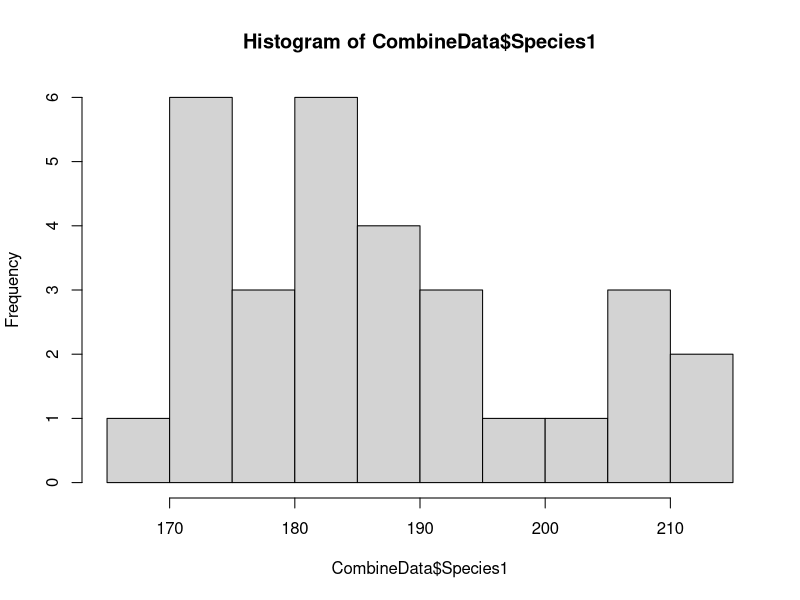
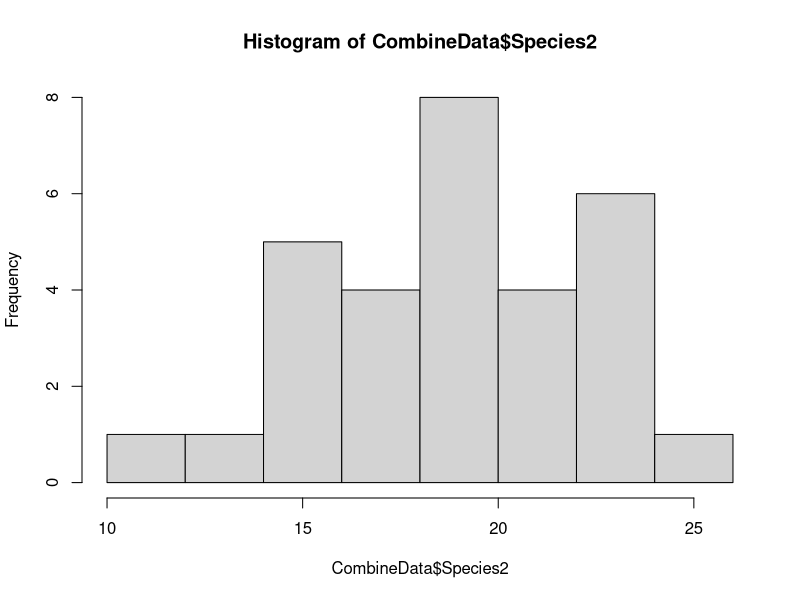
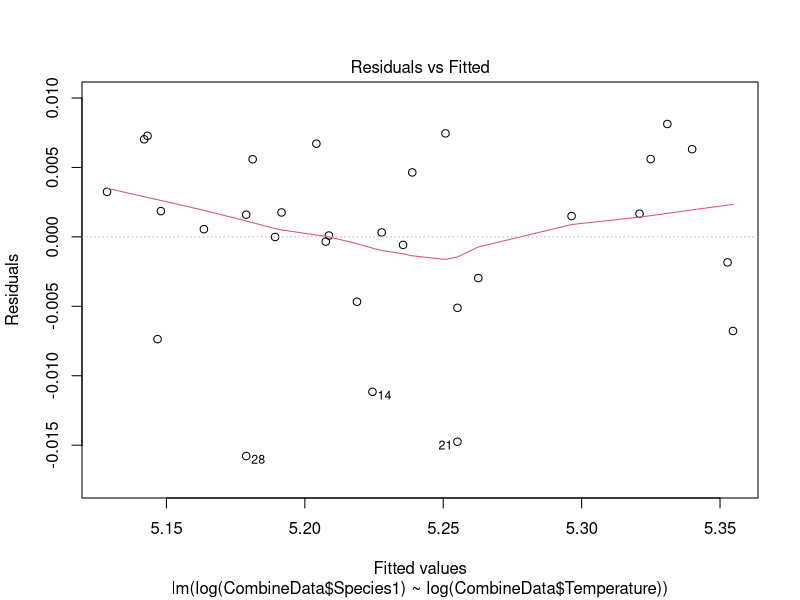
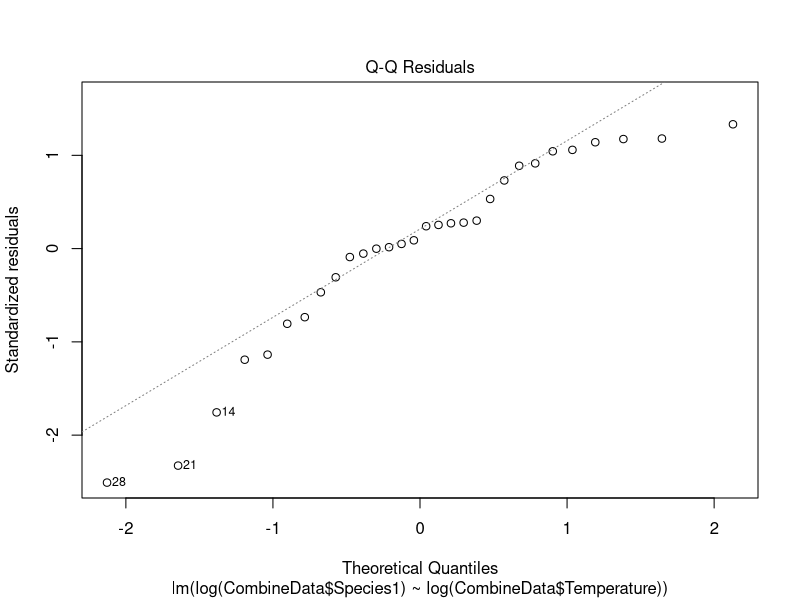
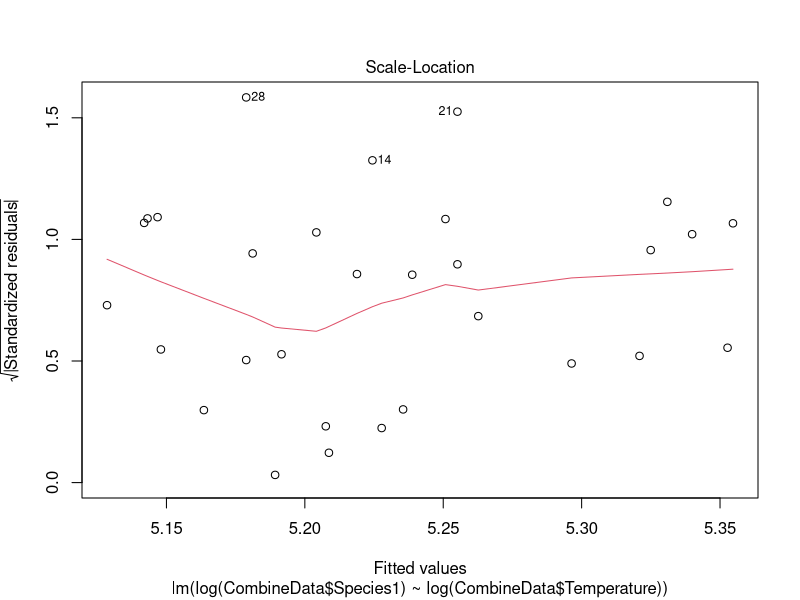
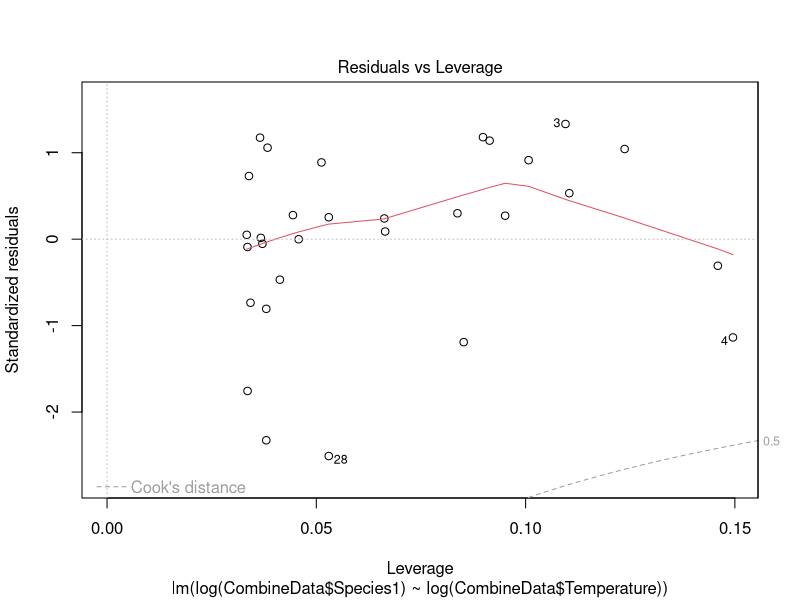
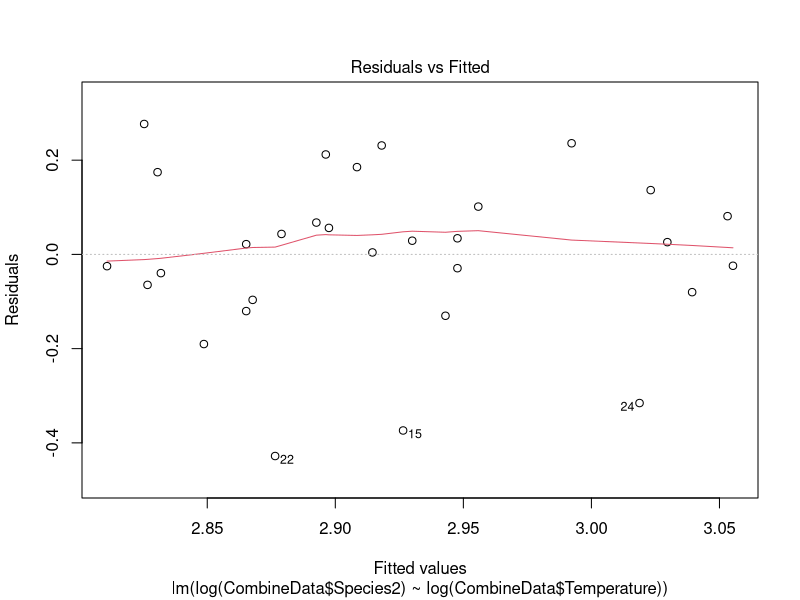
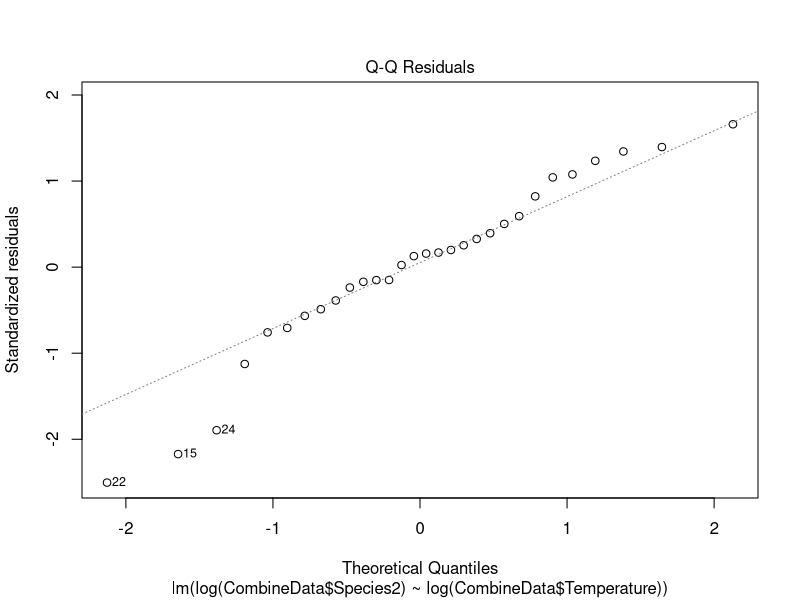

These charts were generated, in order, by the following R code:
###########Simulate Data
x <- seq(from=80, to=101,by=0.1)  ##make temperature
temp <- sample(x,size=30,replace=TRUE)
a <- 0.5
b <- 2.1
e <- rnorm(30,0,1.5)
y1  <- rep(NA, 30)
for(i in 1:30){
  y1[i] <- (a+b*temp[i])+e[i]
}
a2 <- 0.1
b2 <- 0.2
e2 <- rnorm(30,1,3)
y2  <- rep(NA, 30)
for(i in 1:30){
  y2[i] <- (a2+b2*temp[i])+e2[i]
}



CombineData <- cbind(temp,y1,y2)
colnames(CombineData) <- c("Temperature","Species1","Species2")
setwd("C:/Users/tfranzem/Desktop/KentStateResearch/CerambycidaeTrapping")
write.csv(CombineData,file="FakeData.csv")

CombineData <- as.data.frame(CombineData)

##############below is the analysis we want the students to do
hist(CombineData$Species1)
hist(CombineData$Species2)
t.test(y1,y2,data=CombineData)

model1 <- lm(log(CombineData$Species1)~log(CombineData$Temperature))
summary(model1)
plot(model1)

model2 <- lm(log(CombineData$Species2)~log(CombineData$Temperature))
summary(model2)
plot(model2)


plot(x=log(CombineData$Temperature),y=log(CombineData$Species1),ylab="Species 1 Abundance", xlab="Temperature")
abline(model1)
plot(x=CombineData$Temperature,y=CombineData$Species2,ylab="Species 2 Abundance", xlab="Temperature")
abline(model2)

model3 <- lm(Species1~Species2,CombineData)
summary(model3)
plot(model3)
plot(x=CombineData$Species2,y=CombineData$Species1,ylab="Species 1 Abundance", xlab="Species 2 Abundance")
abline(model3)

model4 <- lm(Species2~Species1,CombineData)
summary(model4)
plot(model4)

plot(x=CombineData$Species1,y=CombineData$Species2,ylab="Species 2 Abundance", xlab="Species 1 Abundance")
abline(model4)
